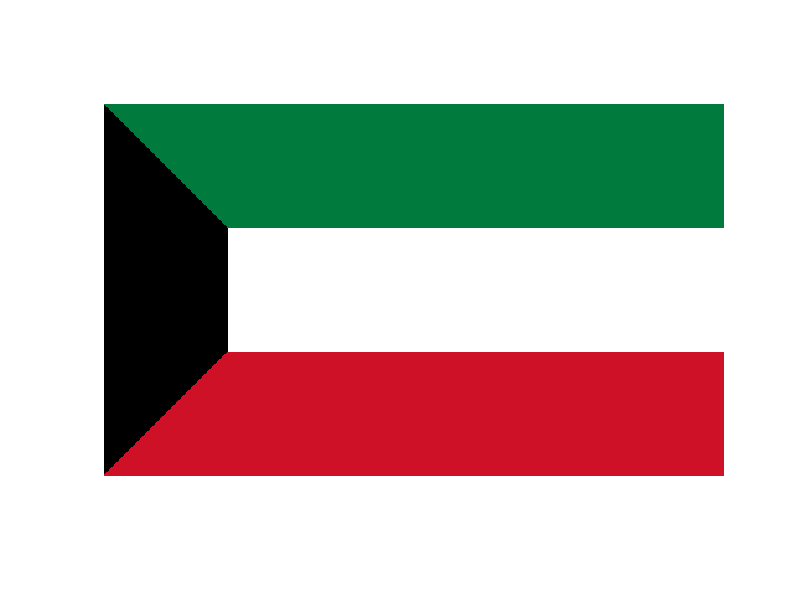

Source code (MATLAB):
% MATLAB code to draw Kuwait flag 

% initialising a zero matrix of 300X500X3 
I=uint8(zeros(300, 500, 3)); 

% green horizontal bar 
I(1:100, 101:500, 1)=0; 
I(1:100, 101:500, 2)=122; 
I(1:100, 101:500, 3)=61; 

% white horizontal bar 
I(101:200, 101:500, :)=255; 
%red bar 
I(201:300, 101:500, 1)=206; 
I(201:300, 101:500, 2)=17; 
I(201:300, 101:500, 3)=38; 

% green upper triangle 
for i = 1:100 
	for j=1:100 
		if i<=j 
			I(i, j, 1)=0; 
			I(i, j, 2)=122; 
			I(i, j, 3)=61; 
		end
	end
end

% red lower triangle 
for i = 201:300 
	for j = 1:100 
		if (i-200)+j>=101 
			I(i, j, 1)=206; 
			I(i, j, 2)=17; 
			I(i, j, 3)=38; 
		end
	end
end

% displaying the matrix as image 
figure, imshow(I); 
